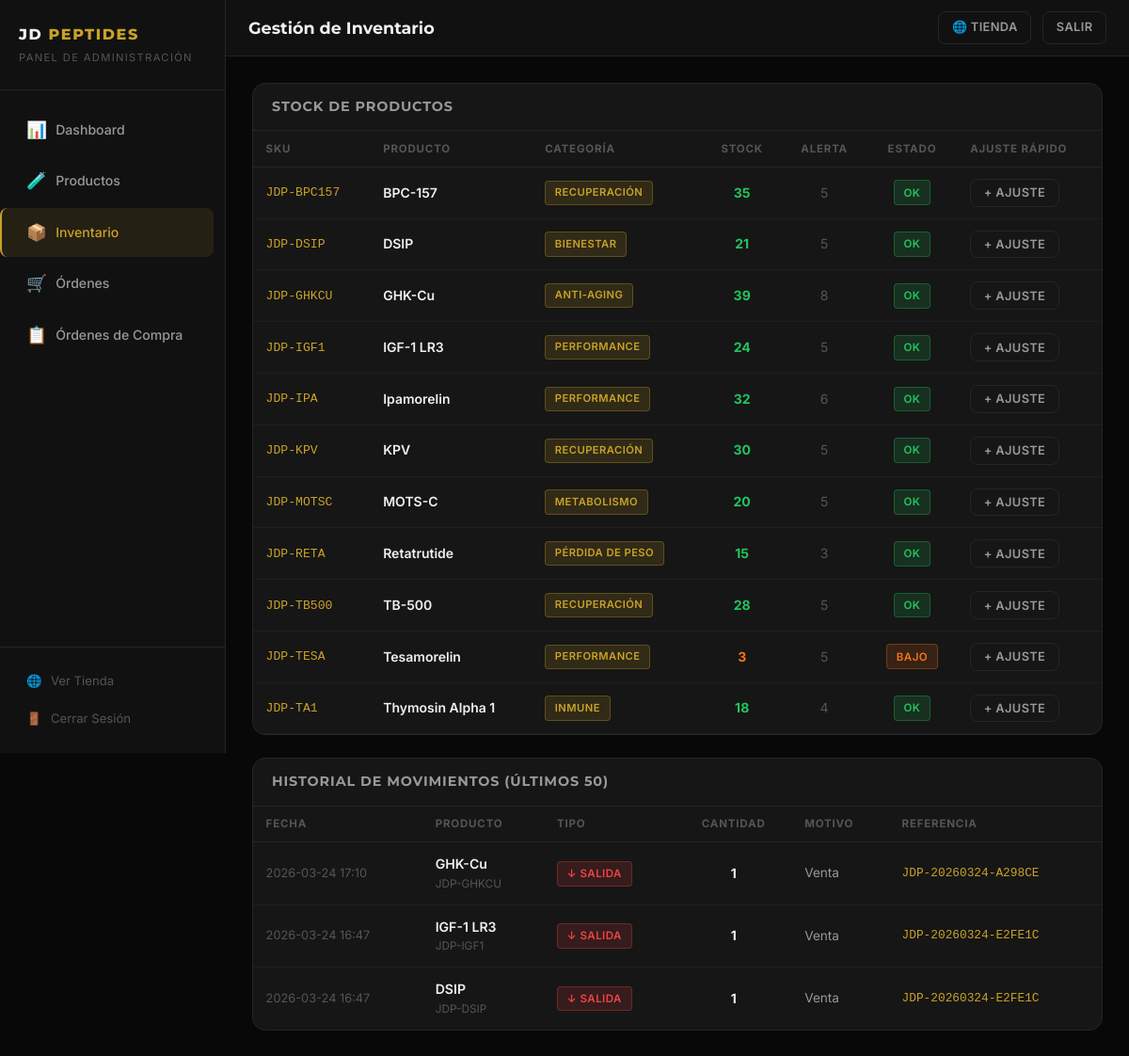
The page /admin/inventario (signed in) on the database its author committed.
### tables this page shows
CREATE TABLE products (
    id INTEGER PRIMARY KEY AUTOINCREMENT,
    sku TEXT UNIQUE NOT NULL,
    name TEXT NOT NULL,
    category TEXT NOT NULL,
    dose TEXT NOT NULL,
    price REAL NOT NULL,
    description TEXT,
    benefits TEXT,
    stock INTEGER DEFAULT 0,
    low_stock_alert INTEGER DEFAULT 5,
    active INTEGER DEFAULT 1,
    created_at TEXT DEFAULT (datetime('now'))
, image_path TEXT DEFAULT '');

CREATE TABLE stock_movements (
    id INTEGER PRIMARY KEY AUTOINCREMENT,
    product_id INTEGER NOT NULL,
    type TEXT NOT NULL,
    quantity INTEGER NOT NULL,
    reason TEXT,
    reference TEXT,
    created_at TEXT DEFAULT (datetime('now')),
    FOREIGN KEY (product_id) REFERENCES products(id)
);

### app.py (the view)
@app.route('/admin/inventario')
@admin_required
def admin_inventario():
    products = query_db("SELECT * FROM products ORDER BY name")
    movements = query_db(
        """SELECT sm.*, p.name as product_name, p.sku
           FROM stock_movements sm
           JOIN products p ON sm.product_id = p.id
           ORDER BY sm.created_at DESC LIMIT 50"""
    )
    return render_template('admin/inventario.html', products=products, movements=movements)

### app.py (called while the page is built)
def get_db():
    db = getattr(g, '_database', None)
    if db is None:
        os.makedirs(os.path.dirname(DATABASE), exist_ok=True)
        db = g._database = sqlite3.connect(DATABASE)
        db.row_factory = sqlite3.Row
        db.execute("PRAGMA foreign_keys = ON")
    return db

@app.teardown_appcontext
def close_connection(exception):
    db = getattr(g, '_database', None)
    if db is not None:
        db.close()

def query_db(query, args=(), one=False):
    cur = get_db().execute(query, args)
    rv = cur.fetchall()
    cur.close()
    return (rv[0] if rv else None) if one else rv

def admin_required(f):
    @wraps(f)
    def decorated(*args, **kwargs):
        if not session.get('admin_logged_in'):
            return redirect(url_for('admin_login'))
        return f(*args, **kwargs)
    return decorated

### templates/admin/inventario.html (shortened to what this page needs)
{% extends "admin/base.html" %}
{% block page_title %}Gestión de Inventario{% endblock %}
{% block content %}
<div class="admin-card" style="margin-bottom:1.5rem">
  <div class="admin-card-header">
    <h3>Stock de Productos</h3>
  </div>
  <div style="overflow-x:auto">
    <table class="admin-table">
      <thead>
        <tr>
          <th>SKU</th>
          <th>Producto</th>
          <th>Categoría</th>
          <th style="text-align:center">Stock</th>
          <th style="text-align:center">Alerta</th>
          <th style="text-align:center">Estado</th>
          <th>Ajuste Rápido</th>
        </tr>
      </thead>
      <tbody>
        {% for p in products %}
          <tr>
            <td class="mono">{{ p['sku'] }}</td>
            <td class="strong">{{ p['name'] }}</td>
            <td><span class="badge badge-gold" style="font-size:0.7rem">{{ p['category'] }}</span></td>
            <td style="text-align:center">
              <span class="stock-value {% if p['stock'] == 0 %}stock-critical{% elif p['stock'] <= p['low_stock_alert'] %}stock-low{% else %}stock-ok{% endif %}">
                {{ p['stock'] }}
              </span>
            </td>
            <td style="text-align:center;color:var(--text3)">{{ p['low_stock_alert'] }}</td>
            <td style="text-align:center">
              {% if p['stock'] == 0 %}
                <span class="badge badge-red">Sin stock</span>
              {% elif p['stock'] <= p['low_stock_alert'] %}
                <span class="badge badge-orange">Bajo</span>
              {% else %}
                <span class="badge badge-green">OK</span>
              {% endif %}
            </td>
            <td>
              <button class="btn btn-ghost btn-sm show-adjustment-btn" data-pid="{{ p['id'] }}">
                + Ajuste
              </button>
            </td>
          </tr>
        {% endfor %}
      </tbody>
    </table>
  </div>
</div>
<div class="admin-card">
  <div class="admin-card-header">
    <h3>Historial de Movimientos (últimos 50)</h3>
  </div>
  <div style="overflow-x:auto">
    <table class="admin-table">
      <thead>
        <tr>
          <th>Fecha</th>
          <th>Producto</th>
          <th>Tipo</th>
          <th style="text-align:center">Cantidad</th>
          <th>Motivo</th>
          <th>Referencia</th>
        </tr>
      </thead>
      <tbody>
        {% for m in movements %}
          <tr>
            <td style="font-size:0.8rem;color:var(--text3)">{{ m['created_at'][:16] }}</td>
            <td>
              <div class="strong" style="font-size:0.88rem">{{ m['product_name'] }}</div>
              <div style="font-size:0.74rem;color:var(--text3)">{{ m['sku'] }}</div>
            </td>
            <td>
              {% if m['type'] == 'entrada' %}
                <span class="badge badge-green">↑ Entrada</span>
              {% elif m['type'] == 'salida' %}
                <span class="badge badge-red">↓ Salida</span>
              {% else %}
                <span class="badge badge-gray">= Ajuste</span>
              {% endif %}
            </td>
            <td style="text-align:center;font-weight:700;color:var(--text)">{{ m['quantity'] }}</td>
            <td style="color:var(--text2);font-size:0.85rem">{{ m['reason'] or '—' }}</td>
            <td class="mono" style="font-size:0.8rem">{{ m['reference'] or '—' }}</td>
          </tr>
        {% else %}
          <tr><td colspan="6" style="text-align:center;color:var(--text3);padding:2rem">Sin movimientos registrados</td></tr>
        {% endfor %}
      </tbody>
    </table>
  </div>
</div>
{% endblock %}

### static/css/style.css (style rules this page uses)
:root { --bg: #080808; --bg2: #111111; --bg3: #161616; --bg4: #1e1e1e; --gold: #c9a227; --gold-light: #ddb940; --gold-dark: #9a7510; --text: #f0f0f0; --text2: #999999; --text3: #555555; --border: #252525; --green: #22c55e; --red: #ef4444; --orange: #f97316; --radius: 8px; --radius-lg: 14px; --shadow: 0 4px 24px rgba(0,0,0,0.5); --shadow-gold:0 0 20px rgba(201,162,39,0.25); --transition: 0.25s ease; }
*, *::before, *::after { box-sizing: border-box; margin: 0; padding: 0; }
html { scroll-behavior: smooth; }
body { font-family: 'Inter', system-ui, -apple-system, 'Segoe UI', sans-serif; background: var(--bg); color: var(--text); line-height: 1.6; font-size: 15px; min-height: 100vh; display: flex; flex-direction: column; }
input, textarea, select, button { font-family: inherit; font-size: inherit; }
h1, h2, h3, h4, h5 { font-family: 'Montserrat', system-ui, sans-serif; font-weight: 700; line-height: 1.2; color: var(--text); }
h3 { font-size: 1.25rem; }
.badge { display: inline-block; padding: 0.2rem 0.6rem; border-radius: 4px; font-size: 0.72rem; font-weight: 600; letter-spacing: 0.04em; text-transform: uppercase; }
.badge-gold { background: rgba(201,162,39,0.15); color: var(--gold); border: 1px solid rgba(201,162,39,0.3); }
.badge-green { background: rgba(34,197,94,0.15); color: var(--green); border: 1px solid rgba(34,197,94,0.3); }
.badge-red { background: rgba(239,68,68,0.15); color: var(--red); border: 1px solid rgba(239,68,68,0.3); }
.badge-orange { background: rgba(249,115,22,0.15); color: var(--orange); border: 1px solid rgba(249,115,22,0.3); }
.btn { display: inline-flex; align-items: center; gap: 0.4rem; padding: 0.65rem 1.4rem; border-radius: var(--radius); font-weight: 600; font-size: 0.88rem; letter-spacing: 0.03em; cursor: pointer; border: none; transition: all var(--transition); text-transform: uppercase; }
.btn-ghost { background: transparent; border: 1px solid var(--border); color: var(--text2); }
.btn-sm { padding: 0.4rem 0.85rem; font-size: 0.8rem; }
.admin-card { background: var(--bg3); border: 1px solid var(--border); border-radius: var(--radius-lg); overflow: hidden; margin-bottom: 1.5rem; }
.admin-card-header { padding: 1rem 1.25rem; border-bottom: 1px solid var(--border); display: flex; align-items: center; justify-content: space-between; gap: 1rem; flex-wrap: wrap; }
.admin-card-header h3 { font-size: 0.9rem; text-transform: uppercase; letter-spacing: 0.06em; color: var(--text2); }
.admin-table { width: 100%; border-collapse: collapse; font-size: 0.875rem; }
.admin-table th { padding: 0.6rem 0.85rem; text-align: left; font-size: 0.72rem; font-weight: 700; color: var(--text3); text-transform: uppercase; letter-spacing: 0.07em; border-bottom: 1px solid var(--border); white-space: nowrap; }
.admin-table td { padding: 0.75rem 0.85rem; border-bottom: 1px solid rgba(37,37,37,0.6); vertical-align: middle; color: var(--text2); }
.admin-table tr:last-child td { border-bottom: none; }
.admin-table .strong { font-weight: 600; color: var(--text); }
.admin-table .mono { font-family: monospace; font-size: 0.82rem; color: var(--gold); }
.stock-value { font-weight: 700; }
.stock-ok { color: var(--green); }
.stock-low { color: var(--orange); }

### rows shown on the page
products: sku "JDP-BPC157", name "BPC-157", category "RECUPERACIÓN", stock "35", low_stock_alert "5", shows "OK"
products: sku "JDP-DSIP", name "DSIP", category "BIENESTAR", stock "21", low_stock_alert "5", shows "OK"
products: sku "JDP-GHKCU", name "GHK-Cu", category "ANTI-AGING", stock "39", low_stock_alert "8", shows "OK"
products: sku "JDP-IGF1", name "IGF-1 LR3", category "PERFORMANCE", stock "24", low_stock_alert "5", shows "OK"
products: sku "JDP-IPA", name "Ipamorelin", category "PERFORMANCE", stock "32", low_stock_alert "6", shows "OK"
products: sku "JDP-KPV", name "KPV", category "RECUPERACIÓN", stock "30", low_stock_alert "5", shows "OK"
products: sku "JDP-MOTSC", name "MOTS-C", category "METABOLISMO", stock "20", low_stock_alert "5", shows "OK"
products: sku "JDP-RETA", name "Retatrutide", category "PÉRDIDA DE PESO", stock "15", low_stock_alert "3", shows "OK"
products: sku "JDP-TB500", name "TB-500", category "RECUPERACIÓN", stock "28", low_stock_alert "5", shows "OK"
products: sku "JDP-TESA", name "Tesamorelin", category "PERFORMANCE", stock "3", low_stock_alert "5", shows "BAJO"
products: sku "JDP-TA1", name "Thymosin Alpha 1", category "INMUNE", stock "18", low_stock_alert "4", shows "OK"
stock_movements: created_at "2026-03-24 17:10", product_name "GHK-Cu", sku "JDP-GHKCU", type "↓ SALIDA", quantity "1", reason "Venta", reference "JDP-20260324-A298CE"
stock_movements: created_at "2026-03-24 16:47", product_name "IGF-1 LR3", sku "JDP-IGF1", type "↓ SALIDA", quantity "1", reason "Venta", reference "JDP-20260324-E2FE1C"
stock_movements: created_at "2026-03-24 16:47", product_name "DSIP", sku "JDP-DSIP", type "↓ SALIDA", quantity "1", reason "Venta", reference "JDP-20260324-E2FE1C"
